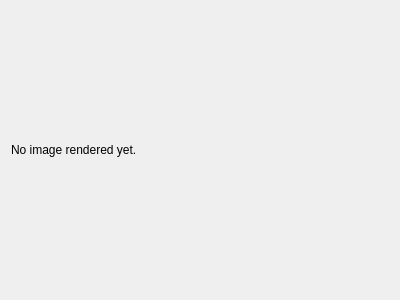
<?xml version="1.0" encoding="UTF-8"?>
<ui version="4.0">
 <class>RenderWidget</class>
 <widget class="QWidget" name="RenderWidget">
  <property name="geometry">
   <rect>
    <x>0</x>
    <y>0</y>
    <width>400</width>
    <height>300</height>
   </rect>
  </property>
  <property name="windowTitle">
   <string>Form</string>
  </property>
  <layout class="QVBoxLayout" name="verticalLayout">
   <item>
    <widget class="QLabel" name="image">
     <property name="text">
      <string>No image rendered yet.</string>
     </property>
    </widget>
   </item>
  </layout>
 </widget>
 <resources/>
 <connections/>
</ui>
